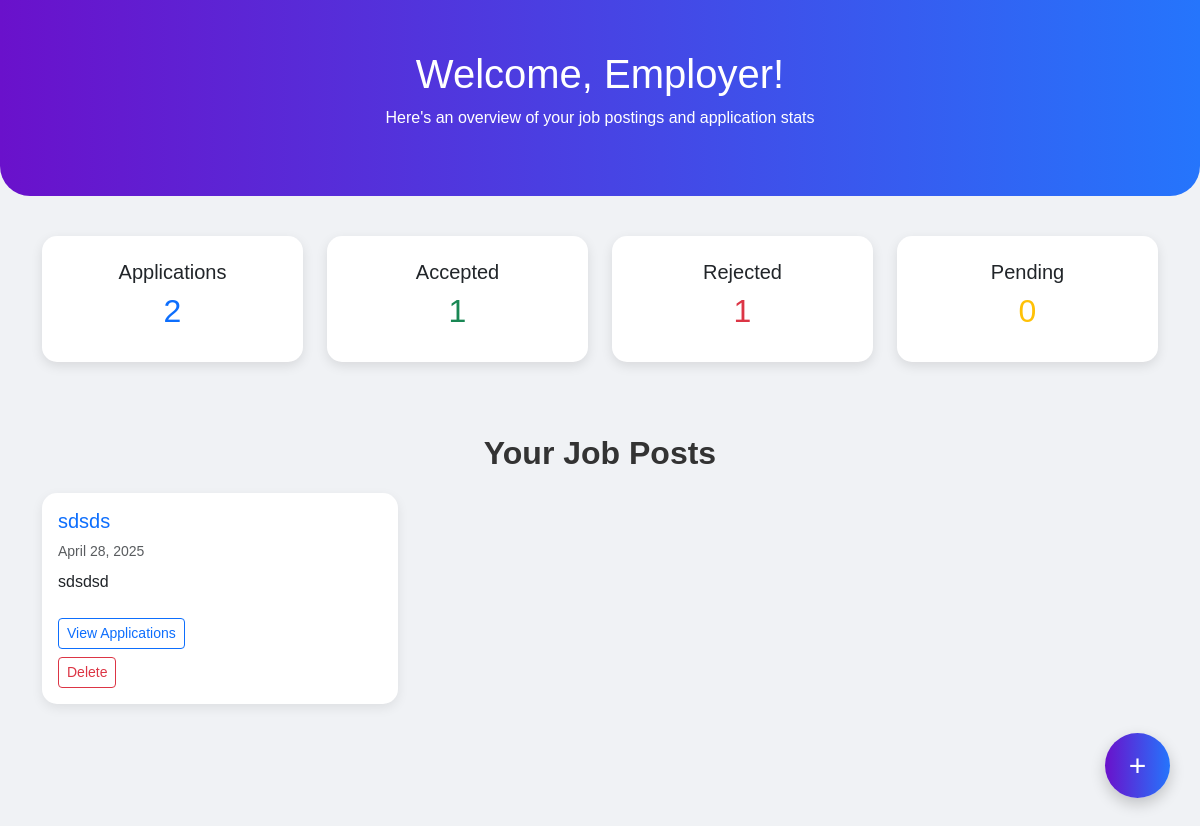
The page /employer/ (signed in) on the database as committed earlier.
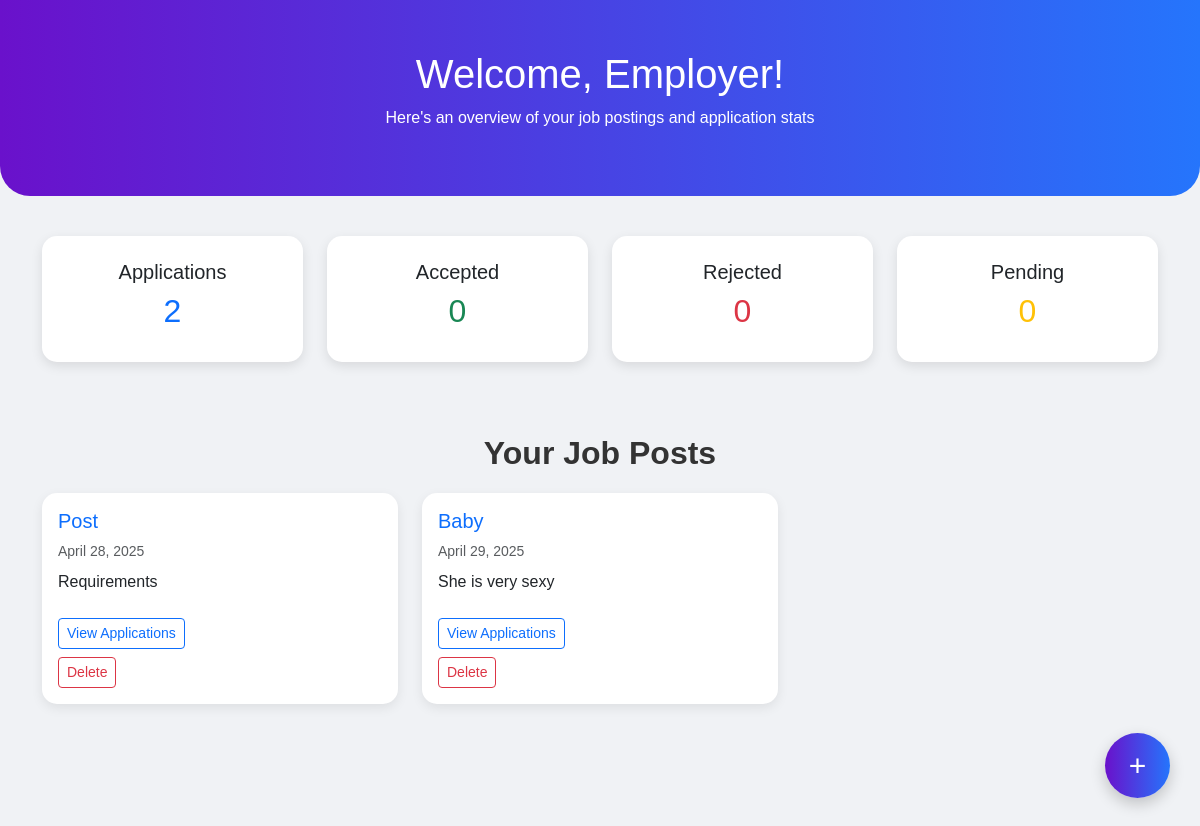
The same page on the database as committed later.
### core/models.py (models this page shows, shortened)
class EmployerModel(models.Model):
    user = models.ForeignKey(User,on_delete=models.CASCADE)
    company_name = models.CharField(max_length=300)
    website = models.URLField(blank=True , null=True)
    company_logo = models.ImageField(upload_to='company/')
    recruitment_requirements = models.TextField(max_length=50)
    post = models.CharField(max_length=100)
    created_at = models.DateField(auto_now_add=True)

### core/views.py (the view)
# urls.py: path('employer/',employer,name='employer'),
def employer(request):
    if request.user.is_authenticated:
        if request.user.role == 'employer':
            employer_instance = EmployerModel.objects.filter(user=request.user)
            applied_count = JobSeekerModel.objects.filter(job__user =request.user).count()
            accepted_count = AppliedTo.objects.filter(post__user = request.user,status = 'accepted').count()
            rejected_count = AppliedTo.objects.filter(post__user = request.user,status = 'rejected').count()
            pending_count = AppliedTo.objects.filter(post__user = request.user,status = 'pending').count()
            context = {
                'employer_instance': employer_instance,
                'applied_by': applied_count,
                'accepted':accepted_count,
                'rejected':rejected_count,
                'pending':pending_count,
                        }
            return render(request, 'employer.html', context)
        return redirect('login')
    return redirect('login')

### core/templates/employer.html (shortened to what this page needs)
<!DOCTYPE html>
<html lang="en">
<head>
  <link href="https://cdn.jsdelivr.net/npm/bootstrap@5.3.5/dist/css/bootstrap.min.css" rel="stylesheet">
</head>
<body>
<div class="dashboard-header">
  <h1>Welcome, Employer!</h1>
  <p>Here's an overview of your job postings and application stats</p>
</div>
<div class="container">
  <div class="row text-center mb-5">
    <div class="col-md-3 mb-4">
      <div class="p-4 stats-card">
        <h5>Applications</h5>
        <h2 class="text-primary">{{ applied_by }}</h2>
      </div>
    </div>
    <div class="col-md-3 mb-4">
      <div class="p-4 stats-card">
        <h5>Accepted</h5>
        <h2 class="text-success">{{ accepted }}</h2>
      </div>
    </div>
    <div class="col-md-3 mb-4">
      <div class="p-4 stats-card">
        <h5>Rejected</h5>
        <h2 class="text-danger">{{ rejected }}</h2>
      </div>
    </div>
    <div class="col-md-3 mb-4">
      <div class="p-4 stats-card">
        <h5>Pending</h5>
        <h2 class="text-warning">{{ pending }}</h2>
      </div>
    </div>
  </div>
  <h2 class="section-title">Your Job Posts</h2>
  <div class="row">
    {% for i in employer_instance %}
    <div class="col-md-6 col-lg-4 mb-4">
      <div class="p-3 job-card h-100">
        <h5 class="text-primary">{{ i.post }}</h5>
        <p class="text-muted small mb-2">{{ i.created_at }}</p>
        <p>{{ i.recruitment_requirements|truncatewords:20 }}</p>
        <a href="{% url 'View application' pk=i.id %}" class="btn btn-outline-primary btn-sm mt-2">View Applications</a>
        <div class="mr-4"><a href="{%url 'Delete application' pk=i.id%}" class="btn btn-outline-danger btn-sm mt-2">Delete</a></div>
      </div>
    </div>
    {% empty %}
    <div class="text-center text-muted">
      <p>No job postings yet.</p>
    </div>
    {% endfor %}
  </div>
</div>
<a href="{%url 'create'%}" class="floating-btn" title="Create New Vacancy">
  +
</a>
</body>
</html>

### core/templates/employer.html (style rules this page uses)
body { background-color: #f0f2f5; font-family: 'Poppins', sans-serif; position: relative; min-height: 100vh; padding-bottom: 100px; }
.dashboard-header { padding: 50px 0; text-align: center; background: linear-gradient(to right, #6a11cb, #2575fc); color: white; border-radius: 0 0 30px 30px; margin-bottom: 40px; }
.stats-card { border-radius: 15px; background: white; box-shadow: 0 4px 12px rgba(0, 0, 0, 0.1); transition: all 0.3s ease; }
.job-card { border-radius: 15px; background: white; box-shadow: 0 4px 12px rgba(0, 0, 0, 0.08); transition: all 0.3s ease; }
.section-title { margin-top: 40px; margin-bottom: 20px; font-weight: 600; text-align: center; color: #333; }
.floating-btn { position: fixed; bottom: 30px; right: 30px; background: linear-gradient(to right, #6a11cb, #2575fc); color: white; border: none; border-radius: 50%; width: 65px; height: 65px; font-size: 30px; display: flex; align-items: center; justify-content: center; box-shadow: 0 6px 15px rgba(0, 0, 0, 0.2); transition: all 0.3s ease; z-index: 999; text-decoration: none; }

Rows that differ between the two databases and show on the page:
removed EmployerModel: post "sdsds", created_at "April 28, 2025", recruitment_requirements "sdsdsd"
added EmployerModel: post "Post", created_at "April 28, 2025", recruitment_requirements "Requirements"
added EmployerModel: post "Baby", created_at "April 29, 2025", recruitment_requirements "She is very sexy"
Other text that changed with them:
{{ accepted }}: "1" → "0"
{{ rejected }}: "1" → "0"
